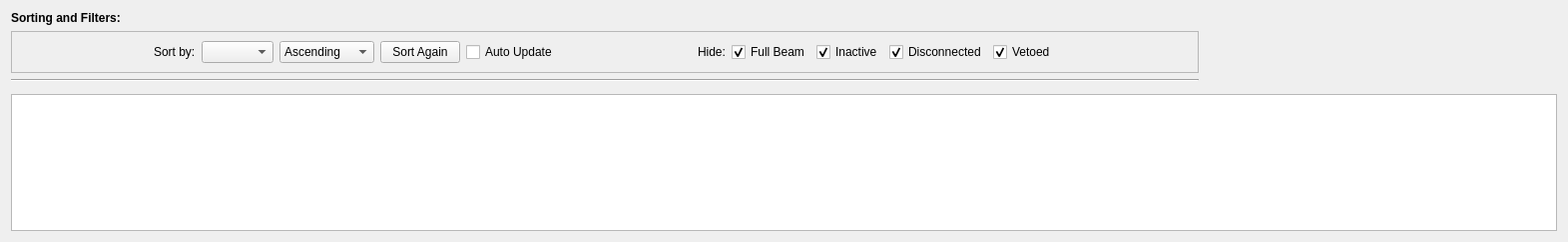
<?xml version="1.0" encoding="UTF-8"?>
<ui version="4.0">
 <class>ff_form</class>
 <widget class="QWidget" name="ff_form">
  <property name="geometry">
   <rect>
    <x>0</x>
    <y>0</y>
    <width>1571</width>
    <height>242</height>
   </rect>
  </property>
  <property name="windowTitle">
   <string>Fast Faults</string>
  </property>
  <layout class="QVBoxLayout" name="verticalLayout" stretch="0,0,0,0,1">
   <item>
    <widget class="QLabel" name="label">
     <property name="font">
      <font>
       <weight>75</weight>
       <bold>true</bold>
      </font>
     </property>
     <property name="text">
      <string>Sorting and Filters:</string>
     </property>
    </widget>
   </item>
   <item>
    <widget class="QFrame" name="ff_frame_filters">
     <property name="maximumSize">
      <size>
       <width>1190</width>
       <height>60</height>
      </size>
     </property>
     <property name="frameShape">
      <enum>QFrame::StyledPanel</enum>
     </property>
     <property name="frameShadow">
      <enum>QFrame::Raised</enum>
     </property>
     <layout class="QHBoxLayout" name="horizontalLayout_8" stretch="0,0,0,0,0">
      <item>
       <spacer name="horizontalSpacer_7">
        <property name="orientation">
         <enum>Qt::Horizontal</enum>
        </property>
        <property name="sizeHint" stdset="0">
         <size>
          <width>40</width>
          <height>20</height>
         </size>
        </property>
       </spacer>
      </item>
      <item>
       <layout class="QHBoxLayout" name="horizontalLayout">
        <property name="leftMargin">
         <number>0</number>
        </property>
        <item>
         <widget class="QLabel" name="sort_by_label">
          <property name="text">
           <string>Sort by:</string>
          </property>
         </widget>
        </item>
        <item>
         <widget class="QComboBox" name="sort_choices"/>
        </item>
        <item>
         <widget class="QComboBox" name="order_choice">
          <item>
           <property name="text">
            <string>Ascending</string>
           </property>
          </item>
          <item>
           <property name="text">
            <string>Descending</string>
           </property>
          </item>
         </widget>
        </item>
        <item>
         <widget class="QPushButton" name="sort_button">
          <property name="text">
           <string>Sort Again</string>
          </property>
         </widget>
        </item>
        <item>
         <widget class="QCheckBox" name="auto_update">
          <property name="text">
           <string>Auto Update</string>
          </property>
         </widget>
        </item>
       </layout>
      </item>
      <item>
       <spacer name="horizontalSpacer">
        <property name="orientation">
         <enum>Qt::Horizontal</enum>
        </property>
        <property name="sizeHint" stdset="0">
         <size>
          <width>40</width>
          <height>20</height>
         </size>
        </property>
       </spacer>
      </item>
      <item>
       <layout class="QHBoxLayout" name="horizontalLayout_2">
        <property name="rightMargin">
         <number>0</number>
        </property>
        <item>
         <widget class="QLabel" name="hide_label">
          <property name="text">
           <string>Hide:</string>
          </property>
         </widget>
        </item>
        <item>
         <widget class="QCheckBox" name="full_beam">
          <property name="text">
           <string>Full Beam</string>
          </property>
          <property name="checked">
           <bool>true</bool>
          </property>
         </widget>
        </item>
        <item>
         <widget class="QCheckBox" name="inactive">
          <property name="text">
           <string>Inactive</string>
          </property>
          <property name="checked">
           <bool>true</bool>
          </property>
         </widget>
        </item>
        <item>
         <widget class="QCheckBox" name="disconnected">
          <property name="text">
           <string>Disconnected</string>
          </property>
          <property name="checked">
           <bool>true</bool>
          </property>
         </widget>
        </item>
        <item>
         <widget class="QCheckBox" name="vetoed">
          <property name="text">
           <string>Vetoed</string>
          </property>
          <property name="checked">
           <bool>true</bool>
          </property>
         </widget>
        </item>
       </layout>
      </item>
      <item>
       <spacer name="horizontalSpacer_2">
        <property name="orientation">
         <enum>Qt::Horizontal</enum>
        </property>
        <property name="sizeHint" stdset="0">
         <size>
          <width>40</width>
          <height>20</height>
         </size>
        </property>
       </spacer>
      </item>
     </layout>
    </widget>
   </item>
   <item>
    <widget class="Line" name="line">
     <property name="sizePolicy">
      <sizepolicy hsizetype="Fixed" vsizetype="Fixed">
       <horstretch>0</horstretch>
       <verstretch>0</verstretch>
      </sizepolicy>
     </property>
     <property name="maximumSize">
      <size>
       <width>1190</width>
       <height>16777215</height>
      </size>
     </property>
     <property name="orientation">
      <enum>Qt::Horizontal</enum>
     </property>
    </widget>
   </item>
   <item>
    <widget class="PyDMEmbeddedDisplay" name="table_header">
     <property name="sizePolicy">
      <sizepolicy hsizetype="Preferred" vsizetype="Preferred">
       <horstretch>0</horstretch>
       <verstretch>0</verstretch>
      </sizepolicy>
     </property>
     <property name="maximumSize">
      <size>
       <width>16777215</width>
       <height>45</height>
      </size>
     </property>
     <property name="toolTip">
      <string/>
     </property>
     <property name="frameShape">
      <enum>QFrame::NoFrame</enum>
     </property>
     <property name="lineWidth">
      <number>0</number>
     </property>
     <property name="macros" stdset="0">
      <string>{}</string>
     </property>
     <property name="filename" stdset="0">
      <string>../templates/preemptive_requests_header.ui</string>
     </property>
     <property name="loadWhenShown" stdset="0">
      <bool>false</bool>
     </property>
     <property name="disconnectWhenHidden" stdset="0">
      <bool>false</bool>
     </property>
     <property name="followSymlinks" stdset="0">
      <bool>false</bool>
     </property>
    </widget>
   </item>
   <item>
    <widget class="QTableWidget" name="reqs_table_widget">
     <property name="editTriggers">
      <set>QAbstractItemView::NoEditTriggers</set>
     </property>
     <property name="selectionMode">
      <enum>QAbstractItemView::NoSelection</enum>
     </property>
     <property name="showGrid">
      <bool>true</bool>
     </property>
     <property name="gridStyle">
      <enum>Qt::DotLine</enum>
     </property>
     <property name="sortingEnabled">
      <bool>true</bool>
     </property>
     <property name="cornerButtonEnabled">
      <bool>true</bool>
     </property>
     <attribute name="horizontalHeaderVisible">
      <bool>false</bool>
     </attribute>
     <attribute name="horizontalHeaderShowSortIndicator" stdset="0">
      <bool>false</bool>
     </attribute>
     <attribute name="horizontalHeaderStretchLastSection">
      <bool>true</bool>
     </attribute>
     <attribute name="verticalHeaderVisible">
      <bool>false</bool>
     </attribute>
    </widget>
   </item>
  </layout>
 </widget>
 <customwidgets>
  <customwidget>
   <class>PyDMEmbeddedDisplay</class>
   <extends>QFrame</extends>
   <header>pydm.widgets.embedded_display</header>
  </customwidget>
 </customwidgets>
 <resources/>
 <connections/>
</ui>
